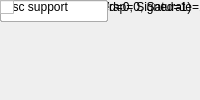
<?xml version="1.0" encoding="UTF-8"?>
<ui version="4.0">
 <class>MainWindow</class>
 <widget class="QMainWindow" name="MainWindow">
  <property name="windowTitle"><string>Bus Accumulator</string></property>
  <widget class="QWidget" name="centralwidget">
   <!-- NOTE: this is a simplified structural mirror of the generated
        <module>_ui.py, not a full round-trip Designer file. Regenerate
        both from the same spec if you need to edit layout by hand. -->
       <widget class="QLabel" name="label_name">
     <property name="text"><string>Block name</string></property>
    </widget>
       <widget class="QLineEdit" name="name"/>
       <widget class="QLabel" name="label_reset">
     <property name="text"><string>reset port</string></property>
    </widget>
       <widget class="QCheckBox" name="reset"/>
       <widget class="QLabel" name="label_enable">
     <property name="text"><string>enable port</string></property>
    </widget>
       <widget class="QCheckBox" name="enable"/>
       <widget class="QLabel" name="label_n_bits_in">
     <property name="text"><string>input bit widths</string></property>
    </widget>
       <widget class="QLineEdit" name="n_bits_in"/>
       <widget class="QLabel" name="label_bin_pt_in">
     <property name="text"><string>input binary points</string></property>
    </widget>
       <widget class="QLineEdit" name="bin_pt_in"/>
       <widget class="QLabel" name="label_type_in">
     <property name="text"><string>input types (Unsigned=0, Signed=1)</string></property>
    </widget>
       <widget class="QLineEdit" name="type_in"/>
       <widget class="QLabel" name="label_cmplx">
     <property name="text"><string>complex inputs</string></property>
    </widget>
       <widget class="QCheckBox" name="cmplx"/>
       <widget class="QLabel" name="label_n_bits_out">
     <property name="text"><string>output bit widths</string></property>
    </widget>
       <widget class="QLineEdit" name="n_bits_out"/>
       <widget class="QLabel" name="label_overflow">
     <property name="text"><string>overflow strategy (Wrap=0, Saturate=1, Flag as error=2)</string></property>
    </widget>
       <widget class="QLineEdit" name="overflow"/>
       <widget class="QLabel" name="label_misc">
     <property name="text"><string>misc support</string></property>
    </widget>
       <widget class="QCheckBox" name="misc"/>
  </widget>
 </widget>
 <resources/>
 <connections/>
</ui>
